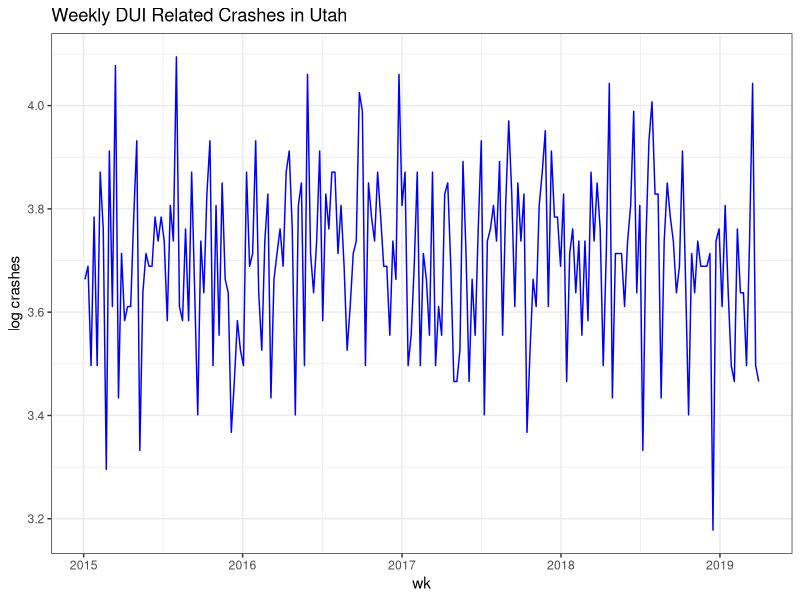
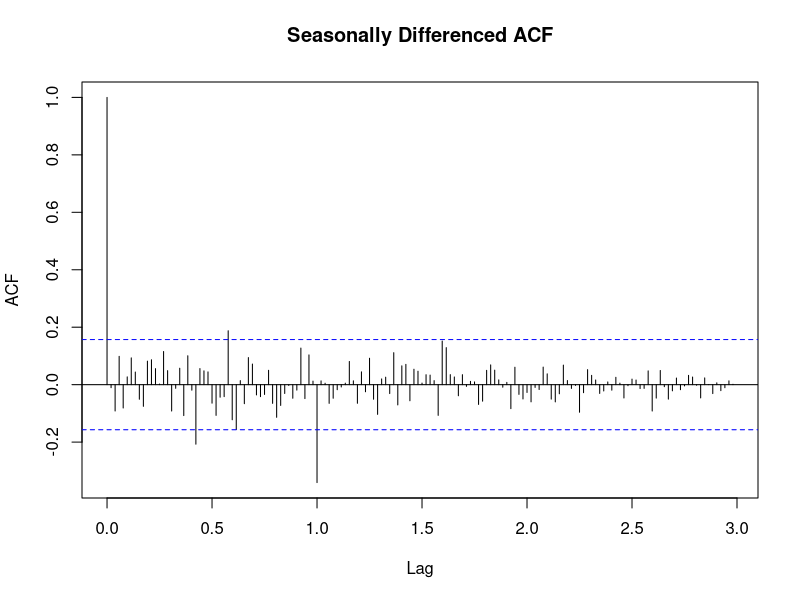
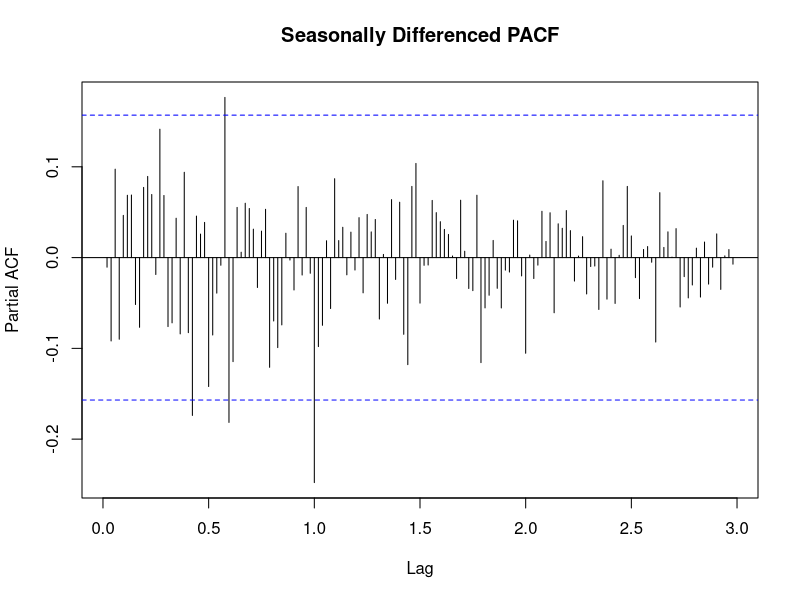

Write R code to recreate these figures, in order.
## ---- chunk 1
library(lubridate)
library(dplyr)
library(stats)
library(tseries)
library(urca)
library(ggplot2)
library(forecast)
library(uroot)
library(lmtest)
#library(ggtheme)
## ---- chunk 2
#Data Setup..
#==============================================================
setwd("C:/Users/Lando/Desktop/Econ 7801 Proj/")
df = read.csv('weekly_dui_crashes.csv')
df$wk = as.Date(df$wk)

start_dt = as.Date('2015-01-04')
stop_dt = as.Date('2019-04-01')
wk_pre_ts = df %>% filter(wk < as.Date('2018-12-30') & wk >= start_dt) %>% dplyr::select(lcr) %>%
  ts(freq=52, start=decimal_date(start_dt)) # '2015-01-04', '2014-01-05'

wk_full_ts = df %>% filter(wk < stop_dt & wk >= start_dt) %>% dplyr::select(lcr) %>%
  ts(freq=52, start=decimal_date(start_dt))

wk_post_ts = df %>% filter(wk < stop_dt & wk >= start_dt) %>% dplyr::select(post) %>% 
  as.matrix()
## ---- chunk 3
## 2015-2019 Weekly DUI
ggplot(data=df %>% filter(wk >= as.Date('2015-01-01') & wk <= as.Date('2019-04-01')),
       aes(x=wk, y=lcr, group=1)) +
  geom_line(color="blue") + #+ geom_point() +
  ylab("log crashes") +
  ggtitle("Weekly DUI Related Crashes in Utah") +
  theme_bw()

## ---- chunk 4
## Hegy Test for Seasonal Data
#  deterministic = c(constant, trend, seasonal dummys)
#  Under Ho: Seasonal Unit Root Exists
ht = hegy.test(wk_pre_ts, deterministic = c(1,0,0), lag.method = "BIC")
df.ht.1 = cbind(as.data.frame(ht$statistics),
            as.data.frame(ht$pvalues))
names(df.ht.1) = c('test statistic', 'p-value')
df.ht.1
## ---- chunk 5
## Taks seasonal difference
wk_pre_ts_ds1 = diff(wk_pre_ts, lag = 52, differences = 1)

## Run Hegy Test
ht2 = hegy.test(wk_pre_ts_ds1, lag.method = "AIC")
df.ht.2 = cbind(as.data.frame(ht2$statistics),
            as.data.frame(ht2$pvalues))
names(df.ht.2) = c('test statistic', 'p-value')
df.ht.2
## ---- chunk 6
# ACF
ac = acf(wk_pre_ts_ds1, plot = FALSE, lag.max = 206)
plot(ac, main = "Seasonally Differenced ACF")

# PACF
pcf = pacf(wk_pre_ts_ds1, plot = FALSE, lag.max = 206)
plot(pcf, main = "Seasonally Differenced PACF")
## ---- chunk 7
## First, set up function to get Q Statistics at several points.
#Q Statistic # Box-Ljung test
## Ho: Independent Errors (white noise) -- WE want to fail to reject..
get_q = function(model, start = 5, stop = 25, by = 5, fitdf){
  x = c()
  y = c()
  i = 1
  for (val in seq(start,stop,by)) {
    new = Box.test(model$residuals, lag = val, type = "Ljung-Box", fitdf = fitdf)
    y[[i]] = val
    x[[i]] = new$p.value
    i = i+1
  }
  df = do.call(rbind.data.frame, Map(cbind, y, x))
  names(df) <- c('lag number', 'Qstat p-value')
  return(df)
}

## Now, fit models and get diagnostics.

print("-------------------- SARIMA(0,0,0,1,1,0) --------------------")
mod1_pre = Arima(wk_pre_ts, order = c(0,0,0), seasonal = c(1,1,0)) # Fit Model
coeftest(mod1_pre) # Get Estimates with p-values
paste0('AIC: ', round(mod1_pre$aic,2)) # Get AIC
paste0('BIC: ', round(mod1_pre$bic,2)) # Get BIC
get_q(mod1_pre, fitdf = 1) # Get Q-Stat at 5,10,15,20,25 lags

# SARIMA(0,1,1)
print("-------------------- SARIMA(0,0,0,0,1,1) --------------------")
mod2_pre = Arima(wk_pre_ts, order = c(0,0,0), seasonal = c(0,1,1))
coeftest(mod2_pre)
paste0('AIC: ', round(mod2_pre$aic,2))
paste0('BIC: ', round(mod2_pre$bic,2))
get_q(mod2_pre, fitdf = 1) 

print("-------------------- SARIMA(0,0,0,0,1,0) --------------------")
mod4_pre = Arima(wk_pre_ts, order = c(0,0,0), seasonal = c(0,1,0))
#coeftest(mod4_pre)
paste0('AIC: ', round(mod4_pre$aic,2))
paste0('BIC: ', round(mod4_pre$bic,2))
get_q(mod4_pre, fitdf = 2) 
## ---- chunk 8
## Fit models and get diagnostics.

# Sarima(1,1,0)
mod1_post = Arima(wk_full_ts, order = c(0,0,0), seasonal = c(1,1,0), xreg = wk_post_ts)
# Sarima(0,1,0)
mod2_post = Arima(wk_full_ts, order = c(0,0,0), seasonal = c(0,1,1), xreg = wk_post_ts)
# Sarima(1,0,1)
mod4_post = Arima(wk_full_ts, order = c(0,0,0), seasonal = c(0,1,0), xreg = wk_post_ts)

print("-------------------- SARIMA(0,0,0,1,1,0) --------------------")
coeftest(mod1_post)
paste0('AIC: ', round(mod1_post$aic,2))
paste0('BIC: ', round(mod1_post$bic,2))
get_q(mod1_post, fitdf = 1) 

print("-------------------- SARIMA(0,0,0,0,1,1) --------------------")
coeftest(mod2_post)
paste0('AIC: ', round(mod2_post$aic,2))
paste0('BIC: ', round(mod2_post$bic,2))
get_q(mod2_post, fitdf = 1) 

print("-------------------- SARIMA(0,0,0,0,1,0) --------------------")
coeftest(mod2_post)
paste0('AIC: ', round(mod4_post$aic,2))
paste0('BIC: ', round(mod4_post$bic,2))
get_q(mod4_post, fitdf = 2) 
